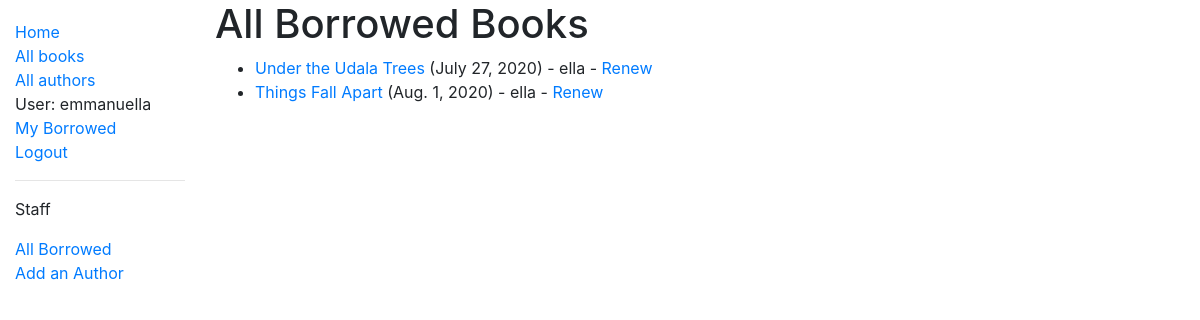
Page /catalog/borrowed/ (signed in) on the committed database.
### catalog/models.py (models this page shows, shortened)
class BookInstance(models.Model):
	id = models.UUIDField(primary_key=True, default=uuid.uuid4, help_text='Unique ID for this particular book across the whole library')
	book = models.ForeignKey('Book',on_delete=models.SET_NULL, null=True)
	imprint = models.CharField(max_length=200)
	due_back = models.DateField(null=True, blank=True)
	LOAN_STATUS = (
		('m', 'Maintenance'),
		('o', 'On loan'),
		('a', 'Available'),
		('r', 'Reserved'),
	)
	status = models.CharField(
		max_length=1,
		choices=LOAN_STATUS,
		blank=True,
		default='m',
		help_text='Book availability',
	)
	borrower = models.ForeignKey(User, on_delete=models.SET_NULL, null=True, blank=True)
	class Meta:
		ordering = ['due_back']
		permissions = (("can_mark_returned", "Set book as returned"),)
	@property
	def is_overdue(self):
		if self.due_back and date.today() > self.due_back:
			return True
		return False

class Book(models.Model):
	title = models.CharField(max_length=200)
	author = models.ForeignKey('Author', on_delete=models.SET_NULL, null=True)
	summary = models.TextField(max_length=1000, help_text="Enter a brief summary of the book")
	isbn = models.CharField('ISBN', max_length=13, help_text='13 Character <a href="https://www.isbn-international.org/content/what-isbn">ISBN number</a>')
	genre = models.ManyToManyField(Genre, help_text='Select a genre for this book')
	language = models.ForeignKey(Language, on_delete=models.SET_NULL, null=True)
	def display_genre(self):
		return ', '.join(genre.name for genre in self.genre.all()[:3])
	display_genre.short_description = 'Genre'

### catalog/views.py (the view)
# urls.py: path('borrowed/', views.LoanedBooksByAllUsersListView.as_view(), name="all-borrowed"),
class LoanedBooksByAllUsersListView(PermissionRequiredMixin, generic.ListView):
	permission_required = 'catalog.can_mark_returned'
	model = BookInstance
	template_name = 'catalog/bookinstance_list_borrowed_all_users.html'
	paginate_by = 20
	def get_queryset(self):
		return BookInstance.objects.filter(status__exact="o").order_by('due_back')

### catalog/templates/catalog/bookinstance_list_borrowed_all_users.html
{% extends 'base.html' %}
{% block content %}
	<h1>All Borrowed Books</h1>
		{% if bookinstance_list %}
			<ul>
				{% for bookinst in bookinstance_list %}
					<li class="{% if bookinst.is_overdue %}text-danger{% endif %}">
						<a href="{% url 'book-detail' bookinst.book.pk %}">{{ bookinst.book.title }}</a> ({{ bookinst.due_back }}) - {{ bookinst.borrower }} {% if perms.catalog.can_mark_returned %} - <a href="{% url 'renew-book-librarian' bookinst.id %}">Renew</a>{% endif %}
					</li>
				{% endfor %}
			</ul>
		{% else %}
			<p>There are no books borrowed.</p>
		{% endif %}
{% endblock %}

### catalog/templates/base.html (shortened to what this page needs)
<!DOCTYPE html>
<html lang="en">
<head>
  <link rel="stylesheet" href="https://stackpath.bootstrapcdn.com/bootstrap/4.1.3/css/bootstrap.min.css">
  {% load static %}
  <link rel="stylesheet" href="{% static 'css/styles.css' %}">
</head>
<body>
  <div class="container-fluid">
    <div class="row">
      <div class="col-sm-2">
      {% block sidebar %}
        <ul class="sidebar-nav">
          <li><a href="{% url 'index' %}">Home</a></li>
          <li><a href="{% url 'books' %}">All books</a></li>
          <li><a href="{% url 'authors' %}">All authors</a></li>
          {% if user.is_authenticated %}
            <li>User: {{ user.get_username }}</li>
            <li><a href="{% url 'my-borrowed' %}">My Borrowed</a></li>
            <li><a href="{% url 'logout' %}?next={{ request.path }}">Logout</a></li>
          {% else %}
            <li><a href="{% url 'login' %}?next={{ request.path }}">Login</a></li>
          {% endif %}
          {% if perms.catalog.can_mark_returned %}
            <hr>
            <p>Staff</p>
            <a href="{% url 'all-borrowed' %}">All Borrowed</a>
            <li><a href="{% url 'author_create' %}">Add an Author</a></li>
          {% endif %}
        </ul>
      {% endblock %}
      </div>
      <div class="col-sm-10 ">{% block content %}{% endblock %}
      </div>
    </div>
  </div>
</body>
</html>

### catalog/static/css/styles.css (style rules this page uses)
.sidebar-nav { margin-top: 20px; padding: 0; list-style: none; }

### rows in the picture
BookInstance: book "Under the Udala Trees", due_back "July 27, 2020", borrower "ella"
BookInstance: book "Things Fall Apart", due_back "Aug. 1, 2020", borrower "ella"

### other values in the picture
{{ user.get_username }} "emmanuella"
